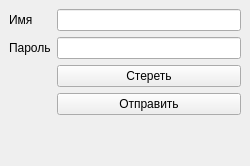
<?xml version="1.0" encoding="UTF-8"?>
<ui version="4.0">
 <class>MainWindow</class>
 <widget class="QMainWindow" name="MainWindow">
  <property name="geometry">
   <rect>
    <x>0</x>
    <y>0</y>
    <width>250</width>
    <height>166</height>
   </rect>
  </property>
  <property name="windowTitle">
   <string>MainWindow</string>
  </property>
  <widget class="QWidget" name="centralwidget">
   <layout class="QVBoxLayout" name="verticalLayout">
    <item>
     <layout class="QFormLayout" name="formLayout">
      <item row="0" column="0">
       <widget class="QLabel" name="label">
        <property name="text">
         <string>Имя</string>
        </property>
       </widget>
      </item>
      <item row="0" column="1">
       <widget class="QLineEdit" name="lineEdit"/>
      </item>
      <item row="2" column="0">
       <widget class="QLabel" name="label_2">
        <property name="text">
         <string>Пароль</string>
        </property>
       </widget>
      </item>
      <item row="2" column="1">
       <widget class="QLineEdit" name="lineEdit_2"/>
      </item>
      <item row="4" column="1">
       <widget class="QPushButton" name="pushButton">
        <property name="text">
         <string>Стереть</string>
        </property>
       </widget>
      </item>
      <item row="5" column="1">
       <widget class="QPushButton" name="pushButton_2">
        <property name="text">
         <string>Отправить</string>
        </property>
       </widget>
      </item>
     </layout>
    </item>
   </layout>
  </widget>
 </widget>
 <resources/>
 <connections>
  <connection>
   <sender>pushButton</sender>
   <signal>clicked()</signal>
   <receiver>lineEdit</receiver>
   <slot>clear()</slot>
   <hints>
    <hint type="sourcelabel">
     <x>121</x>
     <y>124</y>
    </hint>
    <hint type="destinationlabel">
     <x>123</x>
     <y>38</y>
    </hint>
   </hints>
  </connection>
  <connection>
   <sender>pushButton</sender>
   <signal>clicked()</signal>
   <receiver>lineEdit_2</receiver>
   <slot>clear()</slot>
   <hints>
    <hint type="sourcelabel">
     <x>158</x>
     <y>133</y>
    </hint>
    <hint type="destinationlabel">
     <x>157</x>
     <y>90</y>
    </hint>
   </hints>
  </connection>
 </connections>
</ui>
